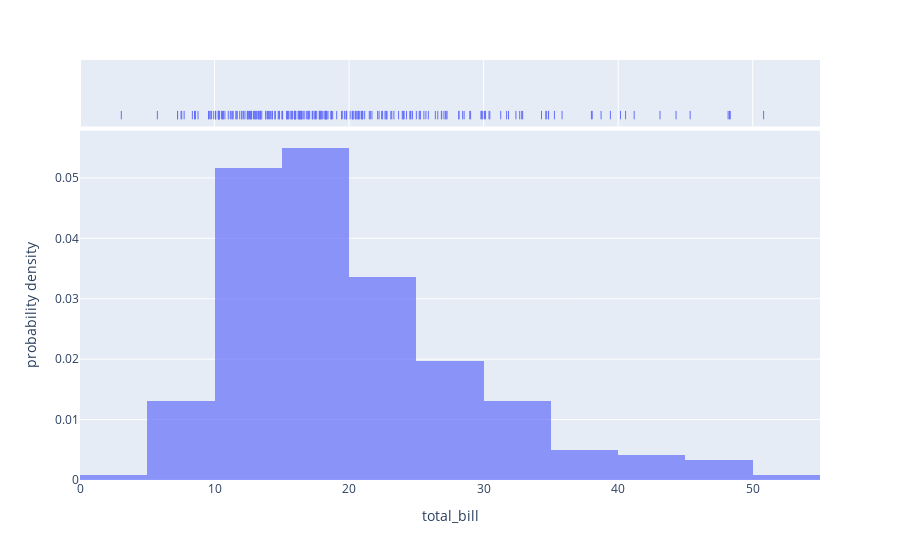

The notebook cell saved with this chart:
### Code cell
import plotly.express as px

tips = px.data.tips()

fig = px.histogram(tips, x="total_bill", nbins=20, opacity=0.7, marginal="rug", histnorm="probability density")
fig.show()

### Figure 1 — Plotly figure (JSON) as saved in the notebook; plotly's stock layout.template omitted (floating-point values rounded to 4 significant figures; data arrays with more than 128 entries replaced by an {"elided": "..."} marker saying what was removed)
{"data": [{"alignmentgroup": "True", "bingroup": "x", "histnorm": "probability density", "hovertemplate": "total_bill=%{x}<br>probability density=%{y}<extra></extra>", "legendgroup": "", "marker": {"color": "#636efa", "opacity": 0.7, "pattern": {"shape": ""}}, "name": "", "nbinsx": 20, "offsetgroup": "", "orientation": "v", "showlegend": false, "type": "histogram", "x": {"elided": "244 float values"}, "xaxis": "x", "yaxis": "y"}, {"alignmentgroup": "True", "boxpoints": "all", "fillcolor": "rgba(255,255,255,0)", "hoveron": "points", "hovertemplate": "total_bill=%{x}<extra></extra>", "jitter": 0, "legendgroup": "", "line": {"color": "rgba(255,255,255,0)"}, "marker": {"color": "#636efa", "symbol": "line-ns-open"}, "name": "", "offsetgroup": "", "showlegend": false, "type": "box", "x": {"elided": "244 float values"}, "xaxis": "x2", "yaxis": "y2"}], "layout": {"autosize": true, "barmode": "relative", "legend": {"tracegroupgap": 0}, "margin": {"t": 60}, "xaxis": {"anchor": "y", "autorange": true, "domain": [0, 1], "range": [0, 55], "title": {"text": "total_bill"}, "type": "linear"}, "xaxis2": {"anchor": "y2", "autorange": true, "domain": [0, 1], "matches": "x", "range": [0, 55], "showgrid": true, "showticklabels": false, "type": "linear"}, "yaxis": {"anchor": "x", "autorange": true, "domain": [0, 0.8316], "range": [0, 0.05781], "title": {"text": "probability density"}}, "yaxis2": {"anchor": "x2", "autorange": true, "domain": [0.8416, 1], "matches": "y2", "range": [-0.5942, 0.5], "showgrid": false, "showline": false, "showticklabels": false, "ticks": "", "type": "category"}}}
